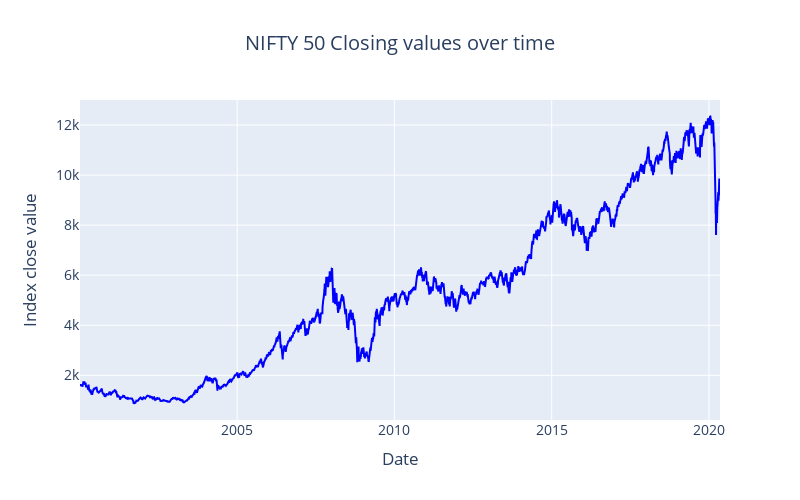

Notebook code for this chart:
### Markdown cell above
### NIFTY 50 Index

### Code cell
index_df = pd.read_csv("/kaggle/input/nifty-indices-dataset/NIFTY 50.csv", parse_dates=["Date"])

def scatter_plot(cnt_srs, color):
    trace = go.Scatter(
        x=cnt_srs.index[::-1],
        y=cnt_srs.values[::-1],
        showlegend=False,
        marker=dict(
            color=color,
        ),
    )
    return trace

layout = go.Layout(
    title=go.layout.Title(
        text="NIFTY 50 Closing values over time",
        x=0.5
    ),
    xaxis_title="Date",
    yaxis_title="Index close value",
    font=dict(size=14),
    width=800,
    height=500,
)

cnt_srs = index_df["Close"]
cnt_srs.index = index_df["Date"]
trace = scatter_plot(cnt_srs, "blue")
data = [trace]
fig = go.Figure(data=data, layout=layout)
py.iplot(fig, filename="fig")

### Figure 1 — Plotly figure (JSON) as saved in the notebook; plotly's stock layout.template omitted (floating-point values rounded to 4 significant figures; data arrays with more than 128 entries replaced by an {"elided": "..."} marker saying what was removed)
{"data": [{"marker": {"color": "blue"}, "showlegend": false, "type": "scatter", "x": {"elided": "5061 str values"}, "y": {"elided": "5061 float values"}}], "layout": {"font": {"size": 14}, "height": 500, "title": {"text": "NIFTY 50 Closing values over time", "x": 0.5}, "width": 800, "xaxis": {"title": {"text": "Date"}}, "yaxis": {"title": {"text": "Index close value"}}}}
